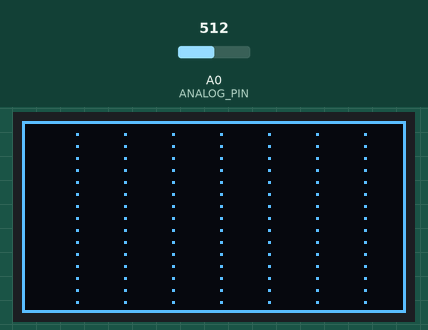
This sketch was run on a simulated Arduino Uno, built with avr-gcc and run on an emulated ATmega328P. On the bench: 128×64 one-colour display. The inputs (shaded band) are chosen by the test bench; at power-on: A0 (ANALOG_PIN) = 512.

Above: at 0.3 s.

The sketch:

fftoled.ino
```cpp
/*
 音乐可视化OLED频谱
0.96寸OLED液晶屏声音可视化频谱
  实验接线: 模拟信号输入接A0
  oled模块    Ardunio Uno
  GND---------GND接地线
  VCC---------3.3V 接电源
  SDA---------A4
  SCL ------- A5
*/
#include <SPI.h>
#include <Wire.h>
#include "arduinoFFT.h"
#include <Adafruit_GFX.h>
#include <Adafruit_SSD1306.h>

#define SAMPLES 64 // power of 2
#define SAMPLING_FREQ 8000 //8000 12 kHz Fmax = sampleF /2
#define AMPLITUDE 100 // 灵敏度
#define FREQUENCY_BANDS 14  //14

Adafruit_SSD1306 display(128, 64, &Wire, -1);
#define SCREEN_WIDTH 128
#define SCREEN_HEIGHT 64

#define BARWIDTH 16
#define BARS 8
#define ANALOG_PIN A0

double vImag[SAMPLES];
double vReal[SAMPLES];
unsigned long sampling_period_us;
//arduinoFFT fft = arduinoFFT(vReal, vImag,64, 8000);
//arduinoFFT fft = arduinoFFT();
//调整参考以去除背景噪声
float reference = log10(60.0);//60.0
double coutoffFrequencies[FREQUENCY_BANDS];

int oldHeight[20];
int oldMax[20];
double maxInFreq;

void setup() {
   Serial.begin(9600);
  // SSD1306_SWITCHCAPVCC = generate display voltage from 3.3V internally
  if(!display.begin(SSD1306_SWITCHCAPVCC,0x3c)) {
    Serial.println(F("SSD1306 allocation failed"));
    for(;;); // Don't proceed, loop forever
  }

  // Setup display
  display.clearDisplay();
  display.display();
  display.setRotation(0);
  display.invertDisplay(false);
  sampling_period_us = (1.0 / SAMPLING_FREQ ) * pow(10.0, 6);
  // 计算截止频率，以对数标度为基数 POt
  double basePot = pow(SAMPLING_FREQ / 2.0, 1.0 / FREQUENCY_BANDS);
  coutoffFrequencies[0] = basePot;
  for (int i = 1 ; i < FREQUENCY_BANDS; i++ ) {
    coutoffFrequencies[i] = basePot * coutoffFrequencies[i - 1];
  }

  // 绘制虚线以分离频段
  for (int i = 0; i < BARS - 1 ; i++) {
    for (int j = 0; j < SCREEN_HEIGHT ; j += 4) {
      display.writePixel((i + 1)*BARWIDTH + 2 , j, SSD1306_WHITE );
    }
  }
  display.drawRect(0, 0, SCREEN_WIDTH, SCREEN_HEIGHT, SSD1306_WHITE);
}

void loop() {
  arduinoFFT fft = arduinoFFT(vReal, vImag,64, 8000);
  // 采样
  for (int i = 0; i < SAMPLES; i++) {
    unsigned long newTime = micros();
    int value = analogRead(ANALOG_PIN);
    vReal[i] = value;
    vImag[i] = 0;
    while (micros() < (newTime + sampling_period_us)) {
      yield();
    }
  }
  // 计算 FFT
  fft.DCRemoval();
  fft.Windowing(FFT_WIN_TYP_HAMMING, FFT_FORWARD);
  fft.Compute(FFT_FORWARD);
  fft.ComplexToMagnitude();
  double median[20];
  double max[20];
  int index = 0;
  double hzPerSample = (1.0 * SAMPLING_FREQ) / SAMPLES; //
  double hz = 0;
  double maxinband = 0;
  double sum = 0;
  int count = 0;
  for (int i = 2; i < (SAMPLES / 2) ; i++) {
    count++;
    sum += vReal[i];
    if (vReal[i] >  max[index] ) {
      max[index] = vReal[i];
    }
    if (hz > coutoffFrequencies[index]) {
      median[index] = sum / count;
      sum = 0.0;
      count = 0;
      index++;
      max[index] = 0;
      median[index]  = 0;
    }
    hz += hzPerSample;
  }
  // 计算每个频段的中值和最大值
  if ( sum > 0.0) {
    median[index] =  sum / count;
    if (median[index] > maxinband) {
      maxinband = median[index];
    }
  }
  int bar = 0;
  for (int i = FREQUENCY_BANDS - 1; i >= 3; i--) {
    int newHeight = 0;
    int newMax = 0;
    // 计算实际分贝
    if (median[i] > 0 && max[i] > 0 ) {
      newHeight = 20.0 * (log10(median[i] ) - reference);
      newMax = 20.0 * (log10(max[i] ) - reference);
    }
    // 调整最小和最大级别
    if (newHeight < 0 ||  newMax < 0) {
      newHeight = 1;
      newMax = 1;
    }
    if (newHeight >= SCREEN_HEIGHT - 2) {
      newHeight = SCREEN_HEIGHT - 3;
    }
    if (newMax >= SCREEN_HEIGHT - 2) {
      newMax = SCREEN_HEIGHT - 3;
    }
    int barX = bar * BARWIDTH + 5;
    // 删除旧水平中位数
    if (oldHeight[i] > newHeight) {
      display.fillRect(barX, newHeight + 1, 7, oldHeight[i], SSD1306_BLACK);
    }
    // 删除旧的最大级别
    if ( oldMax[i] > newHeight) {
      for (int j = oldMax[i]; j > newHeight; j -= 2) {
        display.drawFastHLine(barX , j, 7, SSD1306_BLACK);
      }
       display.display();
    }
// 绘制新的最大级别
    for (int j = newMax; j > newHeight; j -= 2) {
      display.drawFastHLine(barX , j, 7,  SSD1306_WHITE);
    }
    // 绘制新的级别中位数
    display.fillRect(barX , 1, 7, newHeight, SSD1306_WHITE);
    oldMax[i] = newMax;
    oldHeight[i] = newHeight;
    bar++;
  }
  display.drawFastHLine(0 , SCREEN_HEIGHT - 1, SCREEN_WIDTH, SSD1306_WHITE);
  display.display();
}
```
